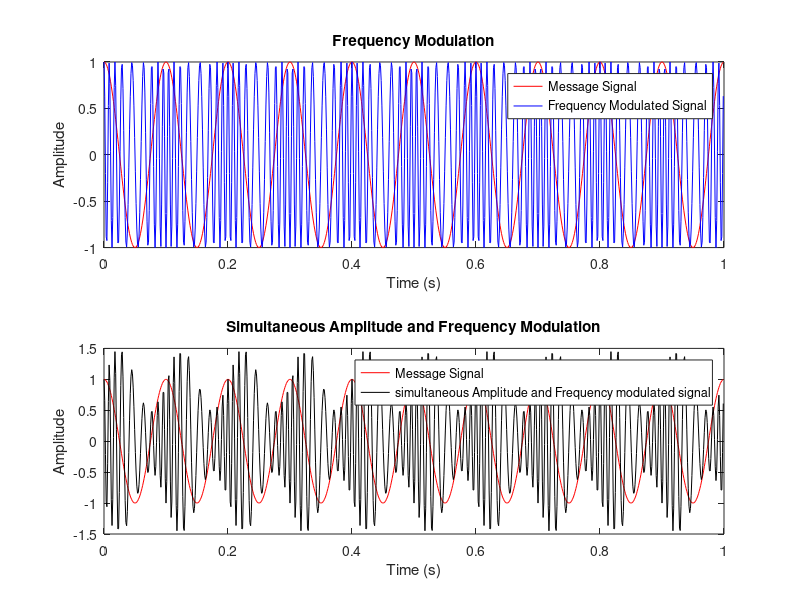
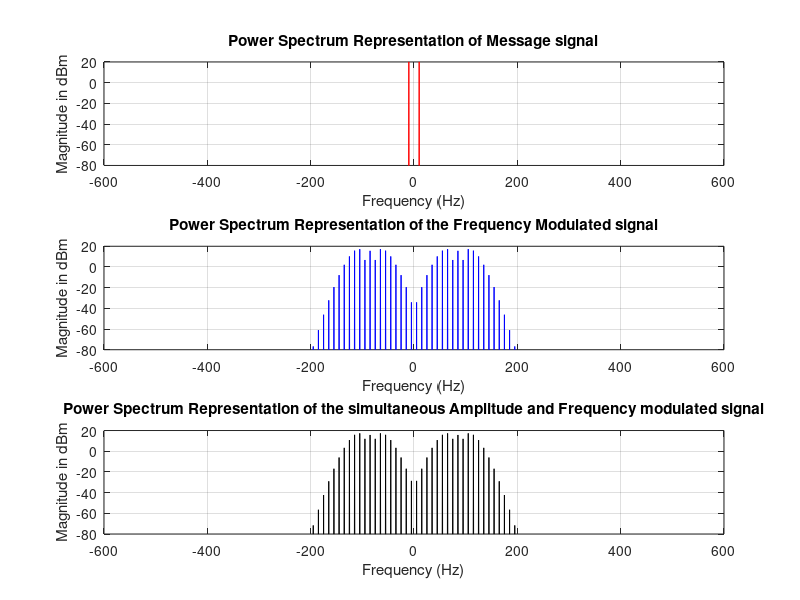
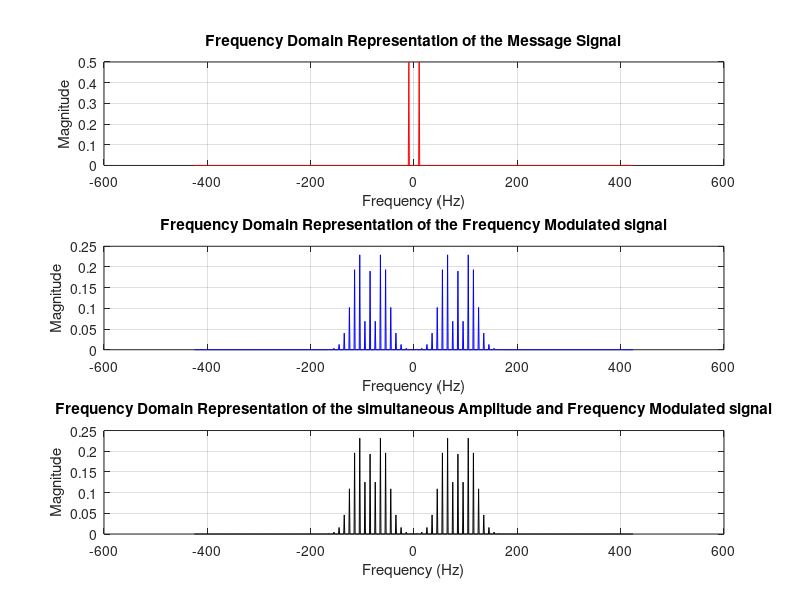
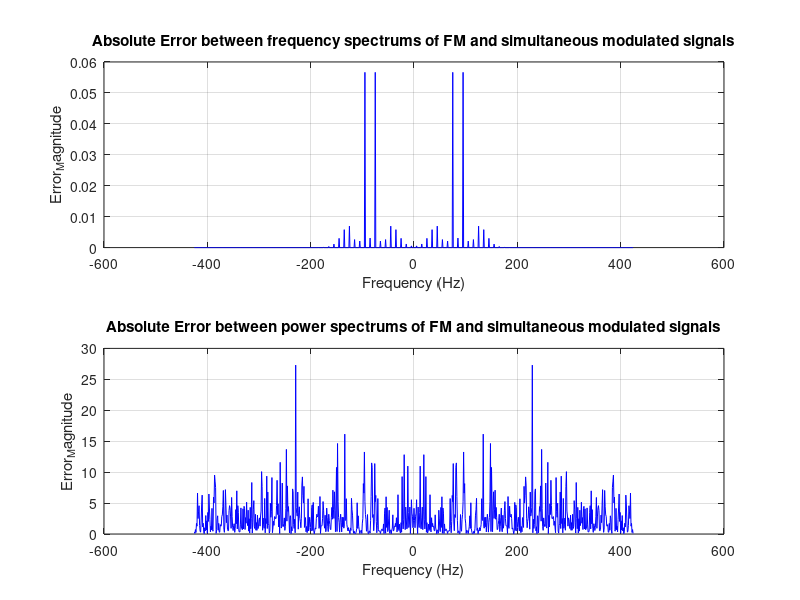

MATLAB code to generate these figures, in order:
clear all;
close all;


%%

 
 R = 1;
 fc = 85; % Carrier_frequency_
 fs = fc*10;
 dt=1/fs;
 t = 0:dt:1-dt;
      
 fm = 10;                   %Modulating signal frequency
 delta_f =35;
 k = delta_f/fm;             %modulation index of frequency modulation
xt= cos(2*pi*fm*t);
M=xt; %% message signal
%augment_for_cosine = 2*pi* (fc+ ( i*fm ) )*t;

FM = zeros(1,length(t));
%% Frequency Modulation
for i=-8000:8000
    j = besselj(i,k);
    augment_for_cosine = 2*pi* (fc+ ( i*fm ) )*t;
    
    FM_temp =j.* cos(augment_for_cosine);
    FM = FM+FM_temp;
end
y = FM;

 
 
 %% Performing Amplitude Modulation on FM signal to obtain simultaneous modulated signal
 m =0.50; % modulation index of amplitude modulation
 %y_amp =  amplitude_modulation(fm,m, t);
 y_amp=(1+ m.*sin(2*pi*fm*t));  %performing amplitude modulation
 y3 = y_amp .* y;             %superimposing AM on the earlier generated FM signal
 %%
 figure(1)
 subplot(2,1,1) ;
 plot(t,M,'r',t,y,'b');
 %ylim([-Ac+.10,Ac+.10]);
 title('Frequency Modulation')
 xlabel('Time (s)');
 ylabel('Amplitude');
 legend('Message Signal','Frequency Modulated Signal');
 
 subplot(2,1,2) ; 
    plot(t,M,'r',t,y3,'k');%grid on; ylim([-Ac-.5,Ac+.5]);
    title('Simultaneous Amplitude and Frequency Modulation')
     xlabel('Time (s)');
     ylabel('Amplitude');
     legend('Message Signal','simultaneous Amplitude and Frequency modulated signal'); 
 
%% frequency domain calculations
 f= -fs/2:1:fs/2-1;
 M_fft = fftshift(fft(M))/length(M);  %% Message signal frequency Domain amplitude
 P_fft = fftshift(fft(y))/length(y);  %% FM Modulated signal frequency Domain amplitude
 S_fft = fftshift(fft(y3))/length(y3); %% simultaneous AM and FM modulated signal frequency Domain amplitude
 
 
%% Power Calculation in dBm
Power_Spectrum_M = 10*log10((abs(M_fft).^2)/R*1000);  %Message signal power spectrum
Power_Spectrum_P = 10*log10((abs(P_fft).^2)/R*1000);  %Frequency Modulated signal power spectrum
Power_Spectrum_S = 10*log10((abs(S_fft).^2)/R*1000);  %simultaneous Frequency and Amplitude modulated signal power spectrum

%% 
 figure(2)
 subplot(3,1,1) ;
                 plot(f,Power_Spectrum_M,'r'); ylim([-80,20]);
                 title('Power Spectrum Representation of Message signal');
                 xlabel('Frequency (Hz)');
                 ylabel('Magnitude in dBm');                 
                 grid on;
                 hold on;
 subplot(3,1,2) ;
                 plot(f,Power_Spectrum_P,'b');ylim([-80,20]);
                 title('Power Spectrum Representation of the Frequency Modulated signal');
                 xlabel('Frequency (Hz)');
                 ylabel('Magnitude in dBm');
                 grid on;
                 hold on;
 
 subplot(3,1,3) ;
                 plot(f,Power_Spectrum_S,'k');ylim([-80,20]);
                 title('Power Spectrum Representation of the simultaneous Amplitude and Frequency modulated signal');
                 xlabel('Frequency (Hz)');
                 ylabel('Magnitude in dBm'); 
                 grid on;
%_________________________________________________________________________________________________________________ 
 %%                
           figure(3)
 subplot(3,1,1) ;
                 plot(f,abs(M_fft),'r');
                 title('Frequency Domain Representation of the Message Signal');
                 xlabel('Frequency (Hz)');
                 ylabel('Magnitude');                 
                 grid on;
                 hold on;
 subplot(3,1,2) ;
                 plot(f,abs(P_fft),'b');
                 title('Frequency Domain Representation of the Frequency Modulated signal');
                 xlabel('Frequency (Hz)');
                 ylabel('Magnitude');
                 grid on;
                 hold on;
 
 subplot(3,1,3) ;
                 plot(f,abs(S_fft),'k');
                 title('Frequency Domain Representation of the simultaneous Amplitude and Frequency Modulated signal');
                 xlabel('Frequency (Hz)');
                 ylabel('Magnitude'); 
                 grid on;       
 
%% Error between frequency spectrum of FM_original and FM_simultaneous_modulation
freq_spectrum_Error = abs(abs(P_fft) - abs(S_fft));
power_spectrum_Error = abs(Power_Spectrum_P - Power_Spectrum_S);
figure(4)

subplot(2,1,1);
                 plot(f,freq_spectrum_Error,'b');
                 title('Absolute Error between frequency spectrums of FM and simultaneous modulated signals');
                 xlabel('Frequency (Hz)');
                 ylabel('Error_Magnitude');
                 grid on;
                 hold on;
                 
subplot(2,1,2);
                 plot(f,power_spectrum_Error,'b');
                 title('Absolute Error between power spectrums of FM and simultaneous modulated signals');
                 xlabel('Frequency (Hz)');
                 ylabel('Error_Magnitude');
                 grid on;
                 hold on;


